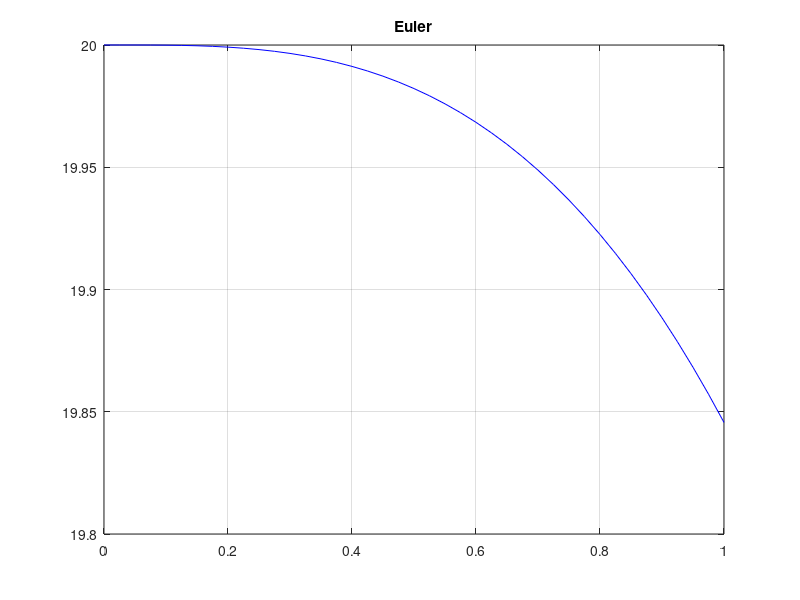

The MATLAB source for this figure:
clc
clear
close all

a = 20;
L = 1; n = 41;

x = linspace(0,L,n);
dx = x(2)-x(1);

y = zeros(1,n);
z = zeros(1,n);

y(1)=a;
z(1)=0;

for i=1:n-1
    y(i+1)=y(i)+dx*z(i);
    z(i+1)=z(i)+dx*(-x(i));
end

plot(x,y,'b')
title('Euler')
grid on
